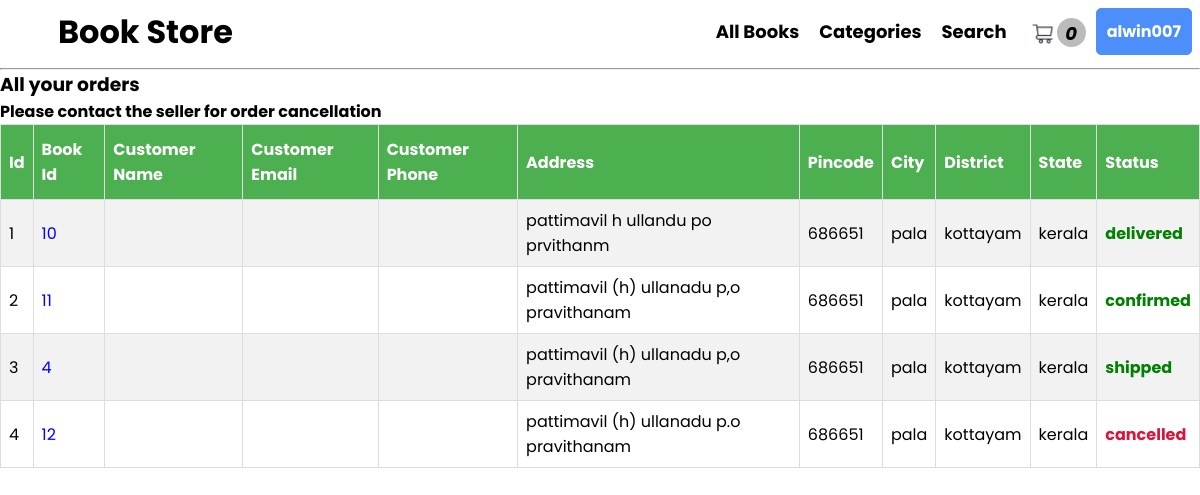
Page /store/books-display-buy/userorder.php (signed in) on the earlier database version.
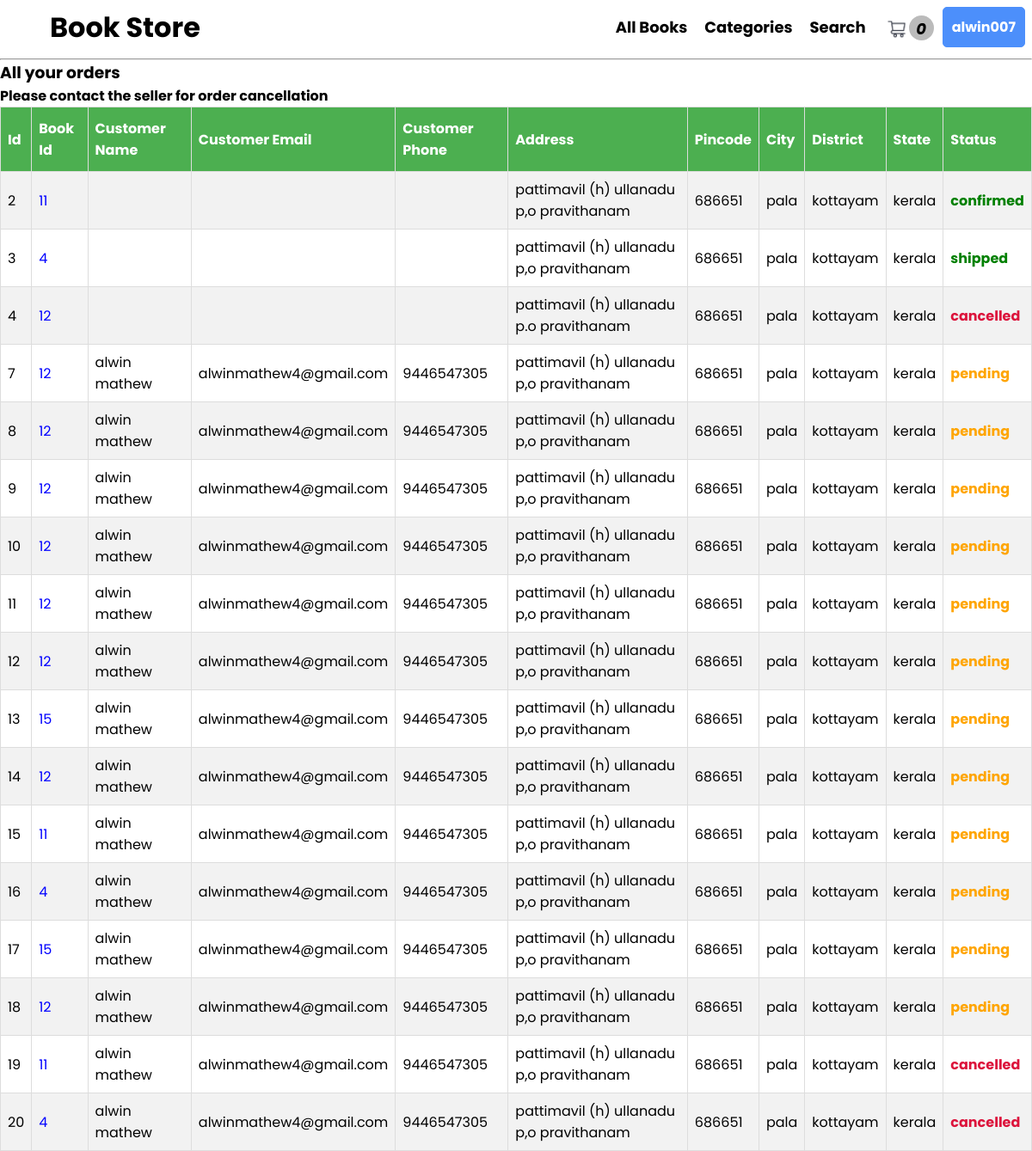
Same page on the later database version.
### tables this page shows
CREATE TABLE IF NOT EXISTS `orders` (
  `oid` int NOT NULL AUTO_INCREMENT,
  `bid` int NOT NULL,
  `uid` int NOT NULL,
  `pincode` int NOT NULL,
  `addr` varchar(128) DEFAULT NULL,
  `city` varchar(64) DEFAULT NULL,
  `dist` varchar(64) DEFAULT NULL,
  `state` varchar(24) DEFAULT NULL,
  `status` varchar(15) NOT NULL DEFAULT 'pending',
  `c_fname` varchar(120) DEFAULT NULL,
  `c_ph` varchar(20) DEFAULT NULL,
  `c_email` varchar(64) DEFAULT NULL,
  PRIMARY KEY (`oid`),
  KEY `bid` (`bid`),
  KEY `uid` (`uid`)
);

### backend/cartfunctions.inc.php (called while the page is built, shortened)
<?php
function nOfElementsCart(){
    if(!isset($_COOKIE['cart'])){
        return 0;
    }else{
        $element=json_decode($_COOKIE['cart'],true);
        return count($element);
    }
}

### backend/function.inc.php (called while the page is built, shortened)
<?php
 function getOrderUser($conn,$sql,$userid){
  $stmt = mysqli_stmt_init($conn);
  if (!mysqli_stmt_prepare($stmt,$sql)){
    header("location:../store/allbooks.php?error=stmtfailed");
    exit();
  }
  mysqli_stmt_bind_param($stmt,'s',$userid);
  mysqli_stmt_execute($stmt);
  $resultData = mysqli_stmt_get_result($stmt);
  if(mysqli_num_rows($resultData)>0){
    $result = $resultData;
    return $result;
  }
  else{
    $result = false;
    return $result;
  }
 }

### store/books-display-buy/userorder.php (the view)
<?php
   require "../../templates/storenav.php";
   require "../../backend/dbh.inc.php";
   require "../../backend/function.inc.php";
   $userid =$_SESSION["uid"];
   ?>
     <?php
      $sql="SELECT * from orders where uid =?;";
      $products=getOrderUser($conn,$sql,$userid);
      if($products!==false){
        echo('
        <h3>All your orders</h3>
        <h4>Please contact the seller for order cancellation</h4>
        <table id="customers">
        <tr>
          <th>Id</th>
          <th>Book Id</th>
          <th>Customer Name</th>
          <th>Customer Email</th>
          <th>Customer Phone</th>
          <th>Address</th>
          <th>Pincode</th>
          <th>City</th>
          <th>District</th>
          <th>State</th>
          <th>Status</th>
        </tr>
        ');
        while($row = mysqli_fetch_assoc($products)){
          $state =$row['status'];
          if("$state" === "pending"){$colordef ='orange';}
          else if("$state" === "cancelled"){$colordef ='#dc143c';}
          else{$colordef ='green';}
          echo('
          <tr>
          <td>'.$row['oid'].'</td>
          <td><a style="color:blue"href="/store/books-display-buy/displaypage.php?bid='.$row['bid'].'">'.$row['bid'].'</a></td>
          <td>'.$row['c_fname'].'</td>
          <td>'.$row['c_email'].'</td>
          <td>'.$row['c_ph'].'</td>
          <td>'.$row['addr'].'</td>
          <td>'.$row['pincode'].'</td>
          <td>'.$row['city'].'</td>
          <td>'.$row['dist'].'</td>
          <td>'.$row['state'].'</td>
          <td style="font-weight: bold;color:'.$colordef.'">'.$row['status'].'</td>
        </tr>
        ');
        }
      }
      else{
          echo('
         <h4>You have no orders</h4>
         ');
      }
       ?>
</table>

### templates/storenav.php (shortened to what this page needs)
<?php
include ($_SERVER['DOCUMENT_ROOT']."/backend/cartfunctions.inc.php");
?>
<!DOCTYPE html>
<html lang="en">
<head>
    <link rel="stylesheet" href="/style/styles.css">
</head>
<header class ="navigation">
          <div style="float:right" class="dropdown">
            <button class="dropbtn"><?php echo($_SESSION['username']); ?></button>
           </div>
        <ul>
        <h1 id="logo" style = "display:inline;"><a id="navlinks" href="/store/allbooks.php">Book Store </a></h1>
          <li><a id="navlinks" href="/store/books-display-buy/viewcart.php"><img style="width:30px" src="/images/assets/cart.png"><i style="text-align:center;display:inline-block;height:25px;width:25px;vertical-align: top;background-color:#bbb;border-radius:50%;padding:2px"><?php echo(nOfElementsCart()); ?></i></a></li>
          <li><a id="navlinks" href="/store/search.php">Search</a></li>
          <li><a id="navlinks" href="/store/categories.php">Categories</a></li>
          <li><a id="navlinks" href="/store/allbooks.php">All Books</a></li>
         </ul>
</header>
<hr>
<body>

### style/styles.css (style rules this page uses)
* { font-family: 'Poppins', sans-serif; color:black; text-decoration: none; margin: 0px; }
.navigation { padding: 8px; }
ul { list-style-type: none; overflow: hidden; margin: 0; }
li { float: right; font-weight: bold; }
#navlinks { text-decoration: none; color: #000; padding:10px 10px 5px 10px; }
li a { color: #000; display: block; text-align: center; padding: 10px 10px; text-decoration: none; font-size:18px; }
hr { margin: 0; }
#customers { border-collapse: collapse; width: 100%; }
#customers td, #customers th { border: 1px solid #ddd; padding: 8px; }
#customers tr:nth-child(even) { background-color: #f2f2f2; }
#customers th { padding-top: 12px; padding-bottom: 12px; text-align: left; background-color: #4CAF50; color: white; }
.dropbtn { background-color: #4C8FFB; font-weight: bold; color: white; padding: 10px; font-size: 16px; border: none; border-radius: 5px; border: solid 1px #4C8FFB; }
.dropdown { border-radius: 5px; position: relative; display: inline-block; }

Differences in the rows shown:
removed orders: oid "1", bid "10", addr "pattimavil h ullandu po prvithanm", pincode "686651", city "pala", dist "kottayam", state "kerala", status "delivered"
added orders: oid "7", bid "12", c_fname "alwin mathew", c_email "alwinmathew4@gmail.com", c_ph "9446547305", addr "pattimavil (h) ullanadu p,o pravithanam", pincode "686651", city "pala", dist "kottayam", state "kerala", status "pending"
added orders: oid "8", bid "12", c_fname "alwin mathew", c_email "alwinmathew4@gmail.com", c_ph "9446547305", addr "pattimavil (h) ullanadu p,o pravithanam", pincode "686651", city "pala", dist "kottayam", state "kerala", status "pending"
added orders: oid "9", bid "12", c_fname "alwin mathew", c_email "alwinmathew4@gmail.com", c_ph "9446547305", addr "pattimavil (h) ullanadu p,o pravithanam", pincode "686651", city "pala", dist "kottayam", state "kerala", status "pending"
added orders: oid "10", bid "12", c_fname "alwin mathew", c_email "alwinmathew4@gmail.com", c_ph "9446547305", addr "pattimavil (h) ullanadu p,o pravithanam", pincode "686651", city "pala", dist "kottayam", state "kerala", status "pending"
added orders: oid "11", bid "12", c_fname "alwin mathew", c_email "alwinmathew4@gmail.com", c_ph "9446547305", addr "pattimavil (h) ullanadu p,o pravithanam", pincode "686651", city "pala", dist "kottayam", state "kerala", status "pending"
added orders: oid "12", bid "12", c_fname "alwin mathew", c_email "alwinmathew4@gmail.com", c_ph "9446547305", addr "pattimavil (h) ullanadu p,o pravithanam", pincode "686651", city "pala", dist "kottayam", state "kerala", status "pending"
added orders: oid "13", bid "15", c_fname "alwin mathew", c_email "alwinmathew4@gmail.com", c_ph "9446547305", addr "pattimavil (h) ullanadu p,o pravithanam", pincode "686651", city "pala", dist "kottayam", state "kerala", status "pending"
added orders: oid "14", bid "12", c_fname "alwin mathew", c_email "alwinmathew4@gmail.com", c_ph "9446547305", addr "pattimavil (h) ullanadu p,o pravithanam", pincode "686651", city "pala", dist "kottayam", state "kerala", status "pending"
added orders: oid "15", bid "11", c_fname "alwin mathew", c_email "alwinmathew4@gmail.com", c_ph "9446547305", addr "pattimavil (h) ullanadu p,o pravithanam", pincode "686651", city "pala", dist "kottayam", state "kerala", status "pending"
added orders: oid "16", bid "4", c_fname "alwin mathew", c_email "alwinmathew4@gmail.com", c_ph "9446547305", addr "pattimavil (h) ullanadu p,o pravithanam", pincode "686651", city "pala", dist "kottayam", state "kerala", status "pending"
added orders: oid "17", bid "15", c_fname "alwin mathew", c_email "alwinmathew4@gmail.com", c_ph "9446547305", addr "pattimavil (h) ullanadu p,o pravithanam", pincode "686651", city "pala", dist "kottayam", state "kerala", status "pending"
added orders: oid "18", bid "12", c_fname "alwin mathew", c_email "alwinmathew4@gmail.com", c_ph "9446547305", addr "pattimavil (h) ullanadu p,o pravithanam", pincode "686651", city "pala", dist "kottayam", state "kerala", status "pending"
added orders: oid "19", bid "11", c_fname "alwin mathew", c_email "alwinmathew4@gmail.com", c_ph "9446547305", addr "pattimavil (h) ullanadu p,o pravithanam", pincode "686651", city "pala", dist "kottayam", state "kerala", status "cancelled"
added orders: oid "20", bid "4", c_fname "alwin mathew", c_email "alwinmathew4@gmail.com", c_ph "9446547305", addr "pattimavil (h) ullanadu p,o pravithanam", pincode "686651", city "pala", dist "kottayam", state "kerala", status "cancelled"
